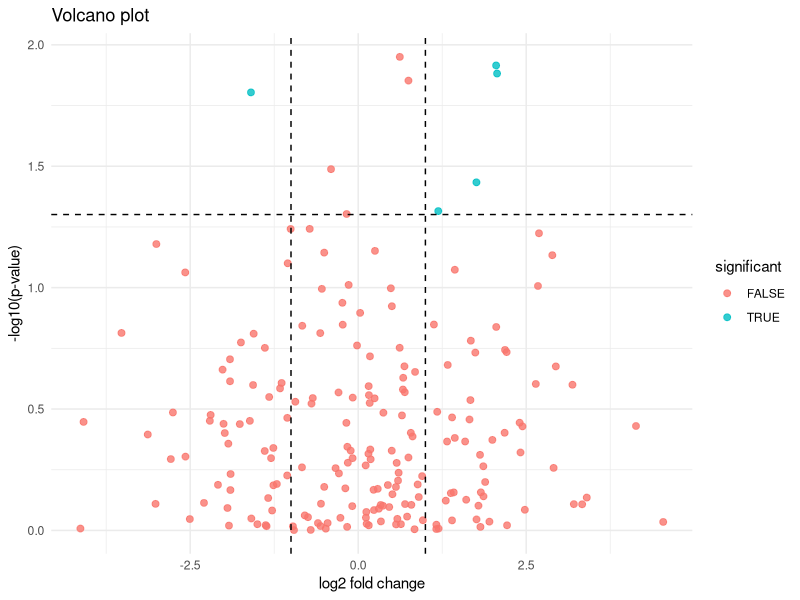

Generate this figure with R:
library(tidyverse)

# 06_Volcano_Plot.R
# Differential expression volcano plot example

volcano <- data.frame(
  gene = paste0("gene_", 1:200),
  log2FC = rnorm(200, mean = 0, sd = 1.5),
  pvalue = runif(200, 1e-20, 1)
) %>%
  mutate(significant = pvalue < 0.05 & abs(log2FC) > 1)

volcano_plot <- ggplot(
  volcano,
  aes(x = log2FC, y = -log10(pvalue), colour = significant)
) +
  geom_point(alpha = 0.8, size = 2) +
  geom_vline(xintercept = c(-1, 1), linetype = "dashed") +
  geom_hline(yintercept = -log10(0.05), linetype = "dashed") +
  labs(
    title = "Volcano plot",
    x = "log2 fold change",
    y = "-log10(p-value)"
  ) +
  theme_minimal()

print(volcano_plot)
